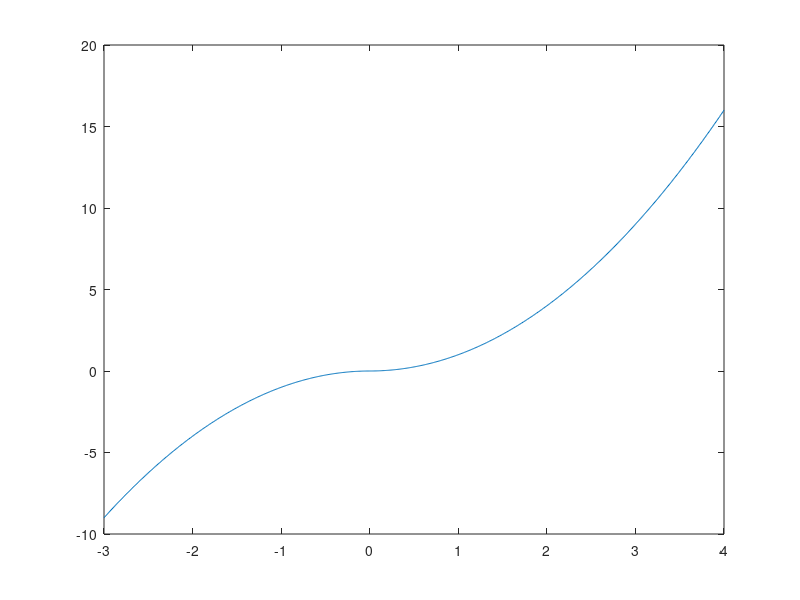

MATLAB code to generate this figure:
clear
clc
x=-3:.01:4;
[r,c]=size(x);
for i=1:(r*c)
  if x(i)>=0
    y(i)=x(i)^2;
  else
    y(i)=-x(i)^2;
  endif
end
plot(x,y)
